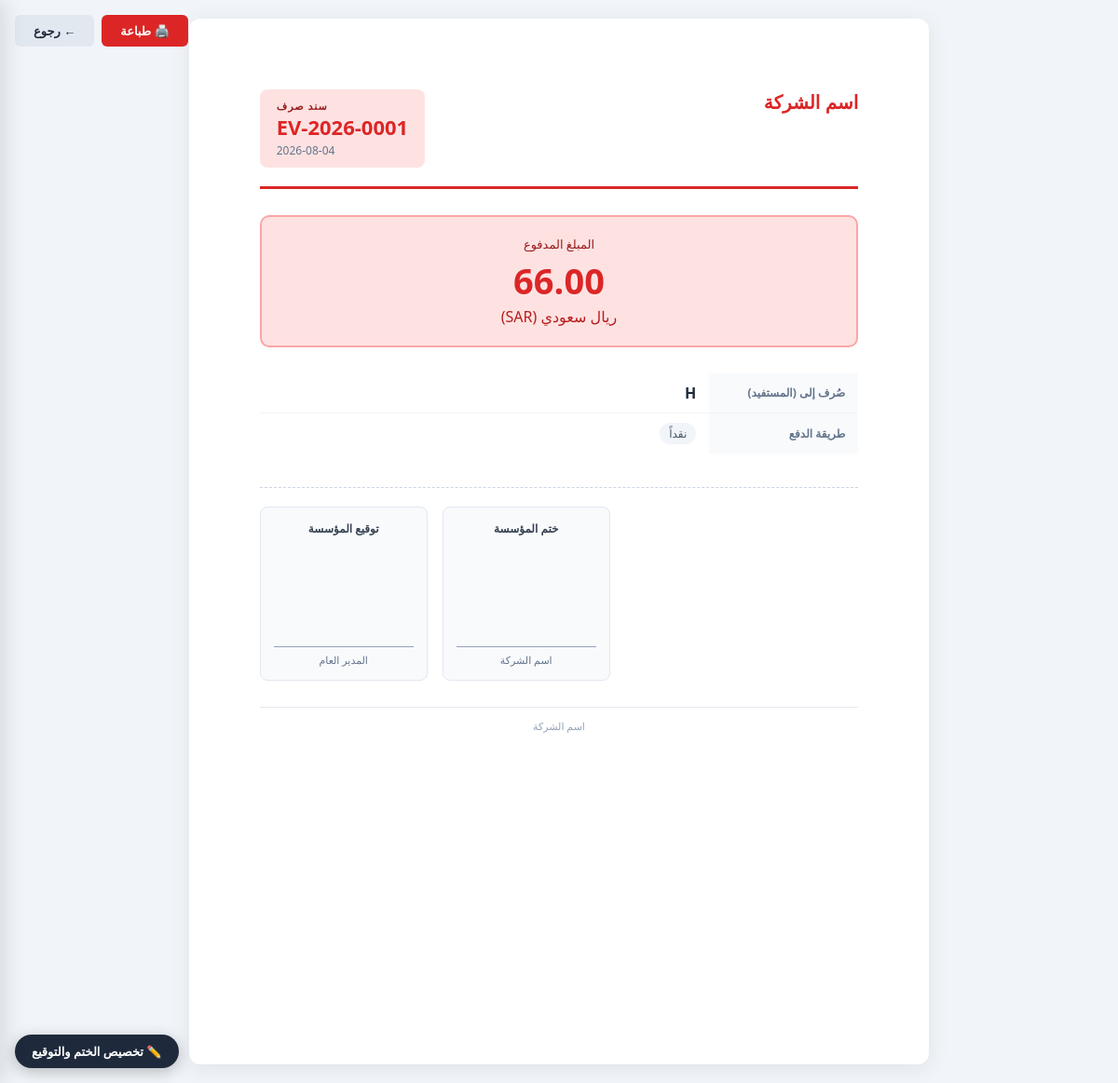
Page /expense-vouchers/1/print (signed in) on the committed database.
### app/models/settings.py (models this page shows, shortened)
class AppSetting(Base):
    __tablename__ = "app_settings"
    id: Mapped[int] = mapped_column(primary_key=True, index=True)
    key: Mapped[str] = mapped_column(String(100), unique=True, index=True, nullable=False)
    value: Mapped[str | None] = mapped_column(Text, nullable=True)
    description: Mapped[str | None] = mapped_column(String(255), nullable=True)

### app/models/expense_voucher.py (models this page shows, shortened)
class ExpenseVoucher(Base):
    __tablename__ = "expense_vouchers"
    id: Mapped[int] = mapped_column(primary_key=True, index=True)
    voucher_number: Mapped[str] = mapped_column(String(50), unique=True, nullable=False, index=True)
    voucher_date: Mapped[date] = mapped_column(Date, nullable=False)
    payee: Mapped[str] = mapped_column(String(255), nullable=False)           # المستفيد
    amount: Mapped[Decimal] = mapped_column(Numeric(15, 2), nullable=False)
    method: Mapped[VoucherPaymentMethod] = mapped_column(
        SAEnum(VoucherPaymentMethod), default=VoucherPaymentMethod.CASH, nullable=False
    )
    category: Mapped[str | None] = mapped_column(String(100), nullable=True)
    description: Mapped[str | None] = mapped_column(Text, nullable=True)     # البيان
    reference: Mapped[str | None] = mapped_column(String(100), nullable=True) # رقم المرجع
    notes: Mapped[str | None] = mapped_column(Text, nullable=True)
    created_at: Mapped[datetime] = mapped_column(DateTime, default=lambda: __import__("datetime").datetime.now(__import__("datetime").timezone.utc).replace(tzinfo=None), nullable=False)
    created_by: Mapped[int | None] = mapped_column(Integer, ForeignKey("users.id"), nullable=True)
    creator = relationship("User", foreign_keys=[created_by])

### app/routers/expense_vouchers.py (the view)
@router.get("/{voucher_id}/print", response_class=HTMLResponse)
async def print_expense_voucher(request: Request, voucher_id: int, db: Session = Depends(get_db)):
    if not _require_login(request):
        return RedirectResponse(url="/auth/login", status_code=302)
    voucher = db.query(ExpenseVoucher).filter(ExpenseVoucher.id == voucher_id).first()
    if not voucher:
        return RedirectResponse(url="/expense-vouchers", status_code=302)
    return templates.TemplateResponse("expense_vouchers/print.html", {
        "request": request, "voucher": voucher,
        "settings": SettingsService(db).get_all(), "method_labels": METHOD_LABELS,
    })

### app/core/logging_config.py (called while the page is built)
    def filter(self, record: logging.LogRecord) -> bool:
        record.request_id = _request_id_var.get()
        return True

    def format(self, record: logging.LogRecord) -> str:
        if isinstance(record.args, dict):
            record.args = {
                k: ("***" if any(s in k.lower() for s in self.SENSITIVE) else v)
                for k, v in record.args.items()
            }
        return super().format(record)

### app/templates/expense_vouchers/print.html (shortened to what this page needs)
<!DOCTYPE html>
<html lang="ar" dir="rtl">
<head>
</head>
<body>
<div class="print-actions">
    <button class="btn-print" onclick="window.print()">🖨️ طباعة</button>
    <a class="btn-back" href="/expense-vouchers/{{ voucher.id }}">← رجوع</a>
</div>
<div class="page">
    <div class="header">
        <div>
            <div class="company-name">{{ settings.get('company_name', 'اسم الشركة') }}</div>
        </div>
        <div class="voucher-type">
            <div class="voucher-type-label">سند صرف</div>
            <div class="voucher-number">{{ voucher.voucher_number }}</div>
            <div class="voucher-date">{{ voucher.voucher_date }}</div>
        </div>
    </div>
    <div class="amount-box">
        <div class="amount-label">المبلغ المدفوع</div>
        <div class="amount-value">{{ "{:,.2f}".format(voucher.amount) }}</div>
        <div class="amount-currency">{{ settings.get('currency_name', 'ريال سعودي') }} ({{ settings.get('currency', 'SAR') }})</div>
    </div>
    <table class="details-table">
        <tr>
            <th>صُرف إلى (المستفيد)</th>
            <td style="font-size:16px;font-weight:700;">{{ voucher.payee }}</td>
        </tr>
        <tr>
            <th>طريقة الدفع</th>
            <td><span class="badge-method">{{ method_labels.get(voucher.method.value, voucher.method.value) }}</span></td>
        </tr>
    </table>
    <div class="signatures">
        <div class="sig-box">
            <div class="sig-label">ختم المؤسسة</div>
            <div style="text-align:center; min-height:72px; display:flex; align-items:center; justify-content:center; margin-bottom:6px;">
            </div>
            <div class="sig-line">{{ settings.get('company_name', '') }}</div>
        </div>
        <div class="sig-box">
            <div class="sig-label">توقيع المؤسسة</div>
            <div style="text-align:center; min-height:72px; display:flex; align-items:center; justify-content:center; margin-bottom:6px;">
            </div>
            <div class="sig-line">{{ settings.get('pdf_signatory_title', 'المدير العام') }}</div>
        </div>
    </div>
    <div class="footer">
        {{ settings.get('company_name', '') }}
    </div>
</div>
<button class="sep-toggle" onclick="sepToggle()">✏️ تخصيص الختم والتوقيع</button>
</body>
</html>

### app/templates/expense_vouchers/print.html (style rules this page uses)
* { box-sizing: border-box; margin: 0; padding: 0; }
body { font-family: 'Segoe UI', Tahoma, Arial, sans-serif; font-size: 13px; color: #1e293b; background: #f1f5f9; direction: rtl; }
.print-actions { position: fixed; top: 16px; left: 16px; display: flex; gap: 8px; z-index: 999; }
.btn-print { padding: 8px 20px; background: #dc2626; color: #fff; border: none; border-radius: 6px; cursor: pointer; font-size: 13px; font-weight: 600; }
.btn-back { padding: 8px 20px; background: #e2e8f0; color: #1e293b; border: none; border-radius: 6px; cursor: pointer; font-size: 13px; font-weight: 600; text-decoration: none; display: inline-block; }
.page { width: 210mm; min-height: 297mm; margin: 20px auto; padding: 20mm; background: #fff; border-radius: 12px; box-shadow: 0 4px 24px rgba(0,0,0,0.08); }
.header { display: flex; justify-content: space-between; align-items: flex-start; border-bottom: 3px solid #dc2626; padding-bottom: 20px; margin-bottom: 28px; }
.company-name { font-size: 20px; font-weight: 700; color: #dc2626; margin-bottom: 4px; }
.voucher-type { text-align: left; background: #fee2e2; border-radius: 8px; padding: 10px 18px; }
.voucher-type-label { font-size: 11px; color: #991b1b; font-weight: 600; text-transform: uppercase; letter-spacing: 1px; }
.voucher-number { font-size: 22px; font-weight: 700; color: #dc2626; }
.voucher-date { font-size: 12px; color: #64748b; margin-top: 2px; }
.amount-box { background: #fee2e2; border: 2px solid #fca5a5; border-radius: 10px; padding: 20px; text-align: center; margin-bottom: 28px; }
.amount-label { font-size: 13px; color: #991b1b; margin-bottom: 4px; }
.amount-value { font-size: 38px; font-weight: 700; color: #dc2626; }
.amount-currency { font-size: 16px; color: #b91c1c; margin-top: 2px; }
.details-table { width: 100%; border-collapse: collapse; margin-bottom: 24px; }
.details-table tr { border-bottom: 1px solid #f1f5f9; }
.details-table tr:last-child { border-bottom: none; }
.details-table th { padding: 10px 14px; font-size: 12px; color: #64748b; font-weight: 600; text-align: right; width: 160px; background: #f8fafc; }
.details-table td { padding: 10px 14px; font-weight: 500; }
.signatures { display: flex; gap: 16px; margin-top: 36px; padding-top: 20px; border-top: 1px dashed #cbd5e1; justify-content: flex-end; }
.sig-box { flex: 0 0 180px; width: 180px; text-align: center; border: 1px solid #e2e8f0; border-radius: 8px; padding: 14px; background: #f8fafc; }
.sig-label { font-size: 12px; font-weight: 600; color: #374151; margin-bottom: 40px; }
.sig-line { border-top: 1px solid #94a3b8; padding-top: 6px; font-size: 11px; color: #64748b; }
.footer { margin-top: 28px; text-align: center; font-size: 11px; color: #94a3b8; border-top: 1px solid #e2e8f0; padding-top: 12px; }
.badge-method { display: inline-block; padding: 3px 10px; background: #f1f5f9; border-radius: 12px; font-size: 12px; color: #475569; }
.sep-toggle { position: fixed; bottom: 16px; left: 16px; background: #1e293b; color: #fff; border: none; border-radius: 24px; padding: 9px 18px; cursor: pointer; font-size: 13px; font-weight: 600; display: flex; align-items: center; gap: 7px; z-index: 998; box-shadow: 0 4px 16px rgba(0,0,0,0.25); font-family: 'Segoe UI', Tahoma, Arial, sans-serif; }

### rows in the picture
AppSetting: get "اسم الشركة"
ExpenseVoucher: voucher_number "EV-2026-0001", voucher_date "2026-08-04", amount "66.00", payee "H", get "نقداً"
AppSetting: get "ريال سعودي"
AppSetting: get "SAR"
AppSetting: get "المدير العام"
